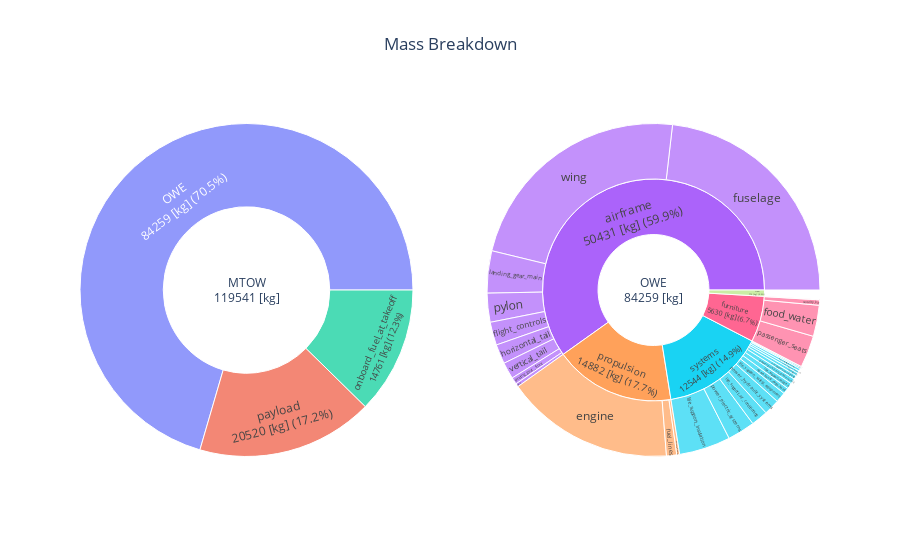

The code cell stored with this chart in its notebook:
### Code cell
#Masse

fig = oad.mass_breakdown_sun_plot(REDESIGN_problem.output_file_path)
#fig = oad.mass_breakdown_bar_plot(REDESIGN_problem.output_file_path, name="FAST-OAD")
fig.show()

### Figure 1 — Plotly figure (JSON) as saved in the notebook; plotly's stock layout.template omitted (floating-point values rounded to 4 significant figures)
{"data": [{"branchvalues": "total", "domain": {"x": [0, 0.45], "y": [0, 1]}, "labels": ["MTOW<br>119541 [kg]", "payload<br>20520 [kg] (17.2%)", "onboard_fuel_at_takeoff<br>14761 [kg] (12.3%)", "OWE<br>84259 [kg] (70.5%)"], "parents": ["", "MTOW<br>119541 [kg]", "MTOW<br>119541 [kg]", "MTOW<br>119541 [kg]"], "type": "sunburst", "values": [119500.0, 20520, 14760.0, 84260.0]}, {"branchvalues": "total", "domain": {"x": [0.55, 1], "y": [0, 1]}, "labels": ["OWE<br>84259 [kg]", "airframe<br>50431 [kg] (59.9%)", "crew<br>770 [kg] (0.9%)", "furniture<br>5630 [kg] (6.7%)", "propulsion<br>14882 [kg] (17.7%)", "systems<br>12544 [kg] (14.9%)", "flight_controls", "fuselage", "horizontal_tail", "paint", "pylon", "vertical_tail", "wing", "landing_gear_front", "landing_gear_main", "food_water", "passenger_seats", "security_kit", "toilets", "engine", "fuel_lines", "unconsumables", "flight_kit", "navigation", "transmission", "life_support_air_conditioning", "life_support_cabin_lighting", "life_support_de-icing", "life_support_insulation", "life_support_oxygen", "life_support_safety_equipment", "life_support_seats_crew_accommodation", "operational_cargo_hold", "operational_radar", "power_auxiliary_power_unit", "power_electric_systems", "power_hydraulic_systems"], "parents": ["", "OWE<br>84259 [kg]", "OWE<br>84259 [kg]", "OWE<br>84259 [kg]", "OWE<br>84259 [kg]", "OWE<br>84259 [kg]", "airframe<br>50431 [kg] (59.9%)", "airframe<br>50431 [kg] (59.9%)", "airframe<br>50431 [kg] (59.9%)", "airframe<br>50431 [kg] (59.9%)", "airframe<br>50431 [kg] (59.9%)", "airframe<br>50431 [kg] (59.9%)", "airframe<br>50431 [kg] (59.9%)", "airframe<br>50431 [kg] (59.9%)", "airframe<br>50431 [kg] (59.9%)", "furniture<br>5630 [kg] (6.7%)", "furniture<br>5630 [kg] (6.7%)", "furniture<br>5630 [kg] (6.7%)", "furniture<br>5630 [kg] (6.7%)", "propulsion<br>14882 [kg] (17.7%)", "propulsion<br>14882 [kg] (17.7%)", "propulsion<br>14882 [kg] (17.7%)", "systems<br>12544 [kg] (14.9%)", "systems<br>12544 [kg] (14.9%)", "systems<br>12544 [kg] (14.9%)", "systems<br>12544 [kg] (14.9%)", "systems<br>12544 [kg] (14.9%)", "systems<br>12544 [kg] (14.9%)", "systems<br>12544 [kg] (14.9%)", "systems<br>12544 [kg] (14.9%)", "systems<br>12544 [kg] (14.9%)", "systems<br>12544 [kg] (14.9%)", "systems<br>12544 [kg] (14.9%)", "systems<br>12544 [kg] (14.9%)", "systems<br>12544 [kg] (14.9%)", "systems<br>12544 [kg] (14.9%)", "systems<br>12544 [kg] (14.9%)"], "type": "sunburst", "values": [84260.0, 50430.0, 770, 5631.0, 14880.0, 12540.0, 1892.0, 19530.0, 1595.0, 272.9, 2368.0, 1361.0, 19410.0, 560.2, 3445.0, 2546.0, 2619, 436.5, 29.1, 13810.0, 836.9, 235.1, 10, 242.1, 100, 1369.0, 316.6, 199.5, 4207.0, 476.5, 839.6, 198, 498.2, 100, 439.6, 2252.0, 1296.0]}], "layout": {"title": {"text": "Mass Breakdown", "x": 0.5}}}
